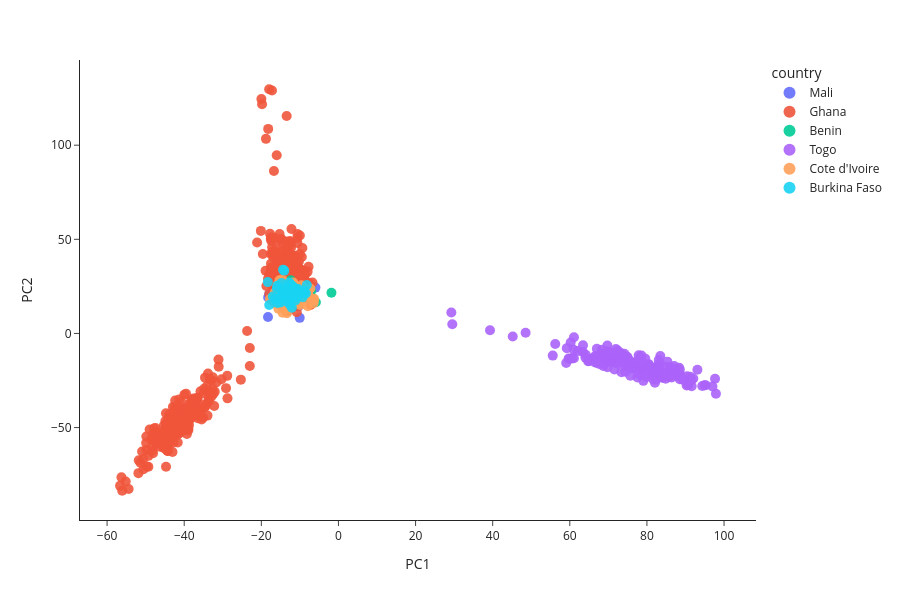

Write notebook code for a chart like this one.
### Code cell
ag3.plot_pca_coords(
    wa_pca_df,
    color="country",
)

### Figure 1 — Plotly figure (JSON) as saved in the notebook; plotly's stock layout.template omitted (floating-point values rounded to 4 significant figures; data arrays with more than 128 entries replaced by an {"elided": "..."} marker saying what was removed)
{"data": [{"customdata": {"elided": "44x11 mixed values"}, "hovertemplate": "<b>%{hovertext}</b><br><br>country=%{customdata[4]}<br>PC1=%{x}<br>PC2=%{y}<br>sample_id=%{customdata[0]}<br>partner_sample_id=%{customdata[1]}<br>sample_set=%{customdata[2]}<br>taxon=%{customdata[3]}<br>admin1_iso=%{customdata[5]}<br>admin1_name=%{customdata[6]}<br>admin2_name=%{customdata[7]}<br>location=%{customdata[8]}<br>year=%{customdata[9]}<br>month=%{customdata[10]}<extra></extra>", "hovertext": ["VBS00343-4651STDY7017197", "VBS00345-4651STDY7017199", "VBS00350-4651STDY7017200", "VBS00352-4651STDY7017202", "VBS00353-4651STDY7017203", "VBS01052-4651STDY7017307", "VBS01054-4651STDY7017309", "VBS01056-4651STDY7017311", "VBS01061-4651STDY7017314", "VBS01070-4651STDY7017318", "VBS01073-4651STDY7017321", "VBS01086-4651STDY7017330", "VBS01111-4651STDY7017338", "VBS01112-4651STDY7017339", "VBS01139-4651STDY7017350", "VBS01141-4651STDY7017352", "VBS01163-4651STDY7017361", "VBS01184-4651STDY7017376", "VBS01191-4651STDY7017380", "VBS01199-4651STDY7017384", "VBS01203-4651STDY7017388", "VBS01412-4651STDY7017514", "VBS01413-4651STDY7017515", "VBS01416-4651STDY7017518", "VBS01428-4651STDY7017522", "VBS01442-4651STDY7017532", "VBS01475-4651STDY7017553", "VBS01521-4651STDY7017573", "VBS01527-4651STDY7017578", "VBS01528-4651STDY7017579", "VBS01534-4651STDY7017583", "VBS01535-4651STDY7017584", "VBS01537-4651STDY7017586", "VBS01538-4651STDY7017587", "VBS01540-4651STDY7017588", "VBS01553-4651STDY7017598", "VBS01556-4651STDY7017600", "VBS01557-4651STDY7017601", "VBS01569-4651STDY7017607", "VBS01571-4651STDY7017609", "VBS01578-4651STDY7017614", "VBS01583-4651STDY7017617", "VBS01595-4651STDY7017625", "VBS01596-4651STDY7017626"], "legendgroup": "Mali", "marker": {"color": "#636EFA", "opacity": 0.9, "size": 10, "symbol": "circle"}, "mode": "markers", "name": "Mali", "orientation": "v", "showlegend": true, "type": "scatter", "x": [-14.34, -12.48, -11.42, -10.35, -16.2, -18.23, -14.7, -13.39, -14.97, -13.35, -15.69, -5.979, -9.284, -14.25, -13.58, -15.83, -13.08, -9.772, -13.61, -16.59, -10.9, -15.88, -13.35, -12.4, -12.69, -11.29, -16.59, -11.88, -12.12, -14.49, -12.8, -16.42, -18.27, -10.05, -8.668, -12.01, -13.63, -15.87, -14.96, -14.54, -12.12, -12.85, -18.01, -10.44], "xaxis": "x", "y": [21.87, 19.7, 15.43, 14.52, 16.47, 19.12, 22.53, 21.82, 28.92, 22.76, 17.31, 24.35, 19.59, 15.8, 19.2, 22.97, 22.79, 18.2, 15.47, 16.58, 20.39, 21.33, 12.15, 22.61, 18.69, 17.64, 24.71, 17.39, 17.83, 21.44, 14.46, 18.93, 8.75, 8.292, 18.98, 20.17, 18.91, 24.29, 15.04, 19.09, 17.26, 19.75, 20.48, 14.37], "yaxis": "y"}, {"customdata": {"elided": "414x11 mixed values"}, "hovertemplate": "<b>%{hovertext}</b><br><br>country=%{customdata[4]}<br>PC1=%{x}<br>PC2=%{y}<br>sample_id=%{customdata[0]}<br>partner_sample_id=%{customdata[1]}<br>sample_set=%{customdata[2]}<br>taxon=%{customdata[3]}<br>admin1_iso=%{customdata[5]}<br>admin1_name=%{customdata[6]}<br>admin2_name=%{customdata[7]}<br>location=%{customdata[8]}<br>year=%{customdata[9]}<br>month=%{customdata[10]}<extra></extra>", "hovertext": {"elided": "414 str values"}, "legendgroup": "Ghana", "marker": {"color": "#EF553B", "opacity": 0.9, "size": 10, "symbol": "circle"}, "mode": "markers", "name": "Ghana", "orientation": "v", "showlegend": true, "type": "scatter", "x": {"elided": "414 float values"}, "xaxis": "x", "y": {"elided": "414 float values"}, "yaxis": "y"}, {"customdata": {"elided": "21x11 mixed values"}, "hovertemplate": "<b>%{hovertext}</b><br><br>country=%{customdata[4]}<br>PC1=%{x}<br>PC2=%{y}<br>sample_id=%{customdata[0]}<br>partner_sample_id=%{customdata[1]}<br>sample_set=%{customdata[2]}<br>taxon=%{customdata[3]}<br>admin1_iso=%{customdata[5]}<br>admin1_name=%{customdata[6]}<br>admin2_name=%{customdata[7]}<br>location=%{customdata[8]}<br>year=%{customdata[9]}<br>month=%{customdata[10]}<extra></extra>", "hovertext": ["VBS63362-5562STDY12852987", "VBS63364-5562STDY12852989", "VBS63369-5562STDY12852994", "VBS63392-5562STDY12853017", "VBS63399-5562STDY12853024", "VBS63431-5562STDY12853056", "VBS63436-5562STDY12853061", "VBS63438-5562STDY12853063", "VBS63439-5562STDY12853064", "VBS63440-5562STDY12853065", "VBS63441-5562STDY12853066", "VBS63443-5562STDY12853068", "VBS63444-5562STDY12853069", "VBS63621-5562STDY12853233", "VBS63629-5562STDY12853241", "VBS63637-5562STDY12853249", "VBS63638-5562STDY12853250", "VBS63650-5562STDY12853262", "VBS63665-5562STDY12853279", "VBS63720-5562STDY12853333", "VBS63772-5562STDY12853387"], "legendgroup": "Benin", "marker": {"color": "#00CC96", "opacity": 0.9, "size": 10, "symbol": "circle"}, "mode": "markers", "name": "Benin", "orientation": "v", "showlegend": true, "type": "scatter", "x": [-11.15, -13.36, -10.1, -15.53, -10.98, -7.073, -14.27, -10.9, -12.99, -1.817, -12.37, -15.45, -16.01, -8.243, -5.855, -6.964, -11.22, -14.17, -10.7, -15.95, -9.049], "xaxis": "x", "y": [17.34, 18.77, 17.5, 22.41, 17.21, 22.66, 25.59, 17.2, 15.21, 21.58, 28.21, 19.14, 19.94, 22.01, 16.55, 19.3, 19.32, 21.81, 21.35, 23.54, 18.79], "yaxis": "y"}, {"customdata": {"elided": "179x11 mixed values"}, "hovertemplate": "<b>%{hovertext}</b><br><br>country=%{customdata[4]}<br>PC1=%{x}<br>PC2=%{y}<br>sample_id=%{customdata[0]}<br>partner_sample_id=%{customdata[1]}<br>sample_set=%{customdata[2]}<br>taxon=%{customdata[3]}<br>admin1_iso=%{customdata[5]}<br>admin1_name=%{customdata[6]}<br>admin2_name=%{customdata[7]}<br>location=%{customdata[8]}<br>year=%{customdata[9]}<br>month=%{customdata[10]}<extra></extra>", "hovertext": {"elided": "179 str values"}, "legendgroup": "Togo", "marker": {"color": "#AB63FA", "opacity": 0.9, "size": 10, "symbol": "circle"}, "mode": "markers", "name": "Togo", "orientation": "v", "showlegend": true, "type": "scatter", "x": {"elided": "179 float values"}, "xaxis": "x", "y": {"elided": "179 float values"}, "yaxis": "y"}, {"customdata": {"elided": "92x11 mixed values"}, "hovertemplate": "<b>%{hovertext}</b><br><br>country=%{customdata[4]}<br>PC1=%{x}<br>PC2=%{y}<br>sample_id=%{customdata[0]}<br>partner_sample_id=%{customdata[1]}<br>sample_set=%{customdata[2]}<br>taxon=%{customdata[3]}<br>admin1_iso=%{customdata[5]}<br>admin1_name=%{customdata[6]}<br>admin2_name=%{customdata[7]}<br>location=%{customdata[8]}<br>year=%{customdata[9]}<br>month=%{customdata[10]}<extra></extra>", "hovertext": ["VBS51433-6658STDY11245851", "VBS51434-6658STDY11245852", "VBS51435-6658STDY11245853", "VBS51493-6658STDY11245901", "VBS51509-6658STDY11245913", "VBS51516-6658STDY11245919", "VBS51525-6658STDY11245929", "VBS51527-6658STDY11245931", "VBS51533-6658STDY11245937", "VBS51535-6658STDY11245939", "VBS51536-6658STDY11245940", "VBS51537-6658STDY11245941", "VBS51540-6658STDY11245943", "VBS51541-6658STDY11245944", "VBS51542-6658STDY11245945", "VBS51543-6658STDY11245946", "VBS51544-6658STDY11245947", "VBS51545-6658STDY11245948", "VBS51546-6658STDY11245949", "VBS51547-6658STDY11245950", "VBS51548-6658STDY11245951", "VBS51549-6658STDY11245952", "VBS51550-6658STDY11245953", "VBS51551-6658STDY11245954", "VBS51552-6658STDY11245955", "VBS51553-6658STDY11245956", "VBS51554-6658STDY11245957", "VBS51555-6658STDY11245958", "VBS51556-6658STDY11245959", "VBS51557-6658STDY11245960", "VBS51558-6658STDY11245961", "VBS51559-6658STDY11245962", "VBS51560-6658STDY11245963", "VBS51561-6658STDY11245964", "VBS51562-6658STDY11245965", "VBS51563-6658STDY11245966", "VBS51564-6658STDY11245967", "VBS51565-6658STDY11245968", "VBS51566-6658STDY11245969", "VBS51567-6658STDY11245970", "VBS51568-6658STDY11245971", "VBS51569-6658STDY11245972", "VBS51571-6658STDY11245973", "VBS51572-6658STDY11245974", "VBS51574-6658STDY11245975", "VBS51587-6658STDY11245986", "VBS51594-6658STDY11245993", "VBS51602-6658STDY11246001", "VBS51683-6658STDY11246080", "VBS51686-6658STDY11246083", "VBS51689-6658STDY11246085", "VBS51691-6658STDY11246087", "VBS51692-6658STDY11246088", "VBS51694-6658STDY11246089", "VBS51700-6658STDY11246092", "VBS51724-6658STDY11246110", "VBS51727-6658STDY11246115", "VBS51743-6658STDY11246126", "VBS51744-6658STDY11246127", "VBS51745-6658STDY11246128", "VBS51746-6658STDY11246129", "VBS51747-6658STDY11246130", "VBS51748-6658STDY11246131", "VBS51749-6658STDY11246132", "VBS51750-6658STDY11246133", "VBS51751-6658STDY11246134", "VBS51752-6658STDY11246135", "VBS51753-6658STDY11246136", "VBS51754-6658STDY11246137", "VBS51755-6658STDY11246138", "VBS51756-6658STDY11246139", "VBS51757-6658STDY11246140", "VBS51758-6658STDY11246141", "VBS51759-6658STDY11246142", "VBS51760-6658STDY11246143", "VBS51761-6658STDY11246144", "VBS51762-6658STDY11246145", "VBS51763-6658STDY11246146", "VBS51764-6658STDY11246147", "VBS51769-6658STDY11246151", "VBS51771-6658STDY11246152", "VBS51772-6658STDY11246153", "VBS51775-6658STDY11246155", "VBS51779-6658STDY11246158", "VBS51781-6658STDY11246160", "VBS51782-6658STDY11246161", "VBS51788-6658STDY11246166", "VBS51806-6658STDY11246184", "VBS51816-6658STDY11246194", "VBS51819-6658STDY11246197", "VBS51821-6658STDY11246199", "VBS51828-6658STDY11246203"], "legendgroup": "Cote d'Ivoire", "marker": {"color": "#FFA15A", "opacity": 0.9, "size": 10, "symbol": "circle"}, "mode": "markers", "name": "Cote d'Ivoire", "orientation": "v", "showlegend": true, "type": "scatter", "x": [-11.59, -15.11, -12.64, -10.95, -12.57, -15.09, -17.74, -15.3, -13.36, -11.68, -16.39, -11.81, -14.1, -6.336, -14.66, -12.89, -14.28, -12.19, -13.31, -14.2, -8.602, -8.682, -9.693, -12.92, -15.27, -10.87, -6.328, -12.31, -10.01, -13.91, -13.56, -15.29, -12.28, -14.04, -10.08, -14.1, -15.01, -11.59, -11.38, -12.82, -14.19, -13.62, -7.808, -13.05, -10.96, -13.89, -14.98, -10.1, -14.43, -9.431, -11.59, -11.79, -13.86, -9.81, -14.6, -11.72, -15.58, -8.664, -7.954, -7.29, -15.8, -11.04, -7.885, -12.11, -14.87, -13.15, -12.65, -7.582, -12.33, -7.948, -13.51, -12.15, -14.7, -8.664, -11.13, -9.593, -14.48, -9.609, -14.52, -9.159, -12.75, -12.89, -12.77, -15.3, -6.446, -13.93, -13.4, -11.72, -16.49, -11.91, -9.947, -14.23], "xaxis": "x", "y": [24.04, 16.24, 21.17, 20.68, 22.1, 21.74, 18.32, 24.8, 10.78, 26.22, 16.1, 24.88, 21.36, 18.43, 20.4, 20.92, 18.52, 16.35, 20.22, 25.06, 21.53, 19.76, 20.94, 25.36, 17.63, 20.73, 17.79, 20.23, 19.91, 17.71, 20.66, 18.58, 18.39, 17.29, 16.2, 16.22, 18.91, 24.2, 17.81, 20.3, 23.5, 21.33, 23.0, 23.32, 18.2, 14.63, 19.5, 16.53, 19.36, 19.52, 18.29, 22.18, 22.2, 20.43, 28.72, 27.09, 13.1, 20.26, 14.51, 23.88, 25.77, 16.29, 21.29, 16.9, 22.99, 15.91, 13.61, 19.15, 17.8, 19.69, 16.85, 23.89, 18.4, 19.57, 23.15, 25.65, 10.97, 21.21, 14.9, 21.64, 25.94, 19.7, 17.78, 28.25, 16.07, 21.56, 13.09, 22.87, 21.72, 21.8, 15.15, 21.9], "yaxis": "y"}, {"customdata": {"elided": "49x11 mixed values"}, "hovertemplate": "<b>%{hovertext}</b><br><br>country=%{customdata[4]}<br>PC1=%{x}<br>PC2=%{y}<br>sample_id=%{customdata[0]}<br>partner_sample_id=%{customdata[1]}<br>sample_set=%{customdata[2]}<br>taxon=%{customdata[3]}<br>admin1_iso=%{customdata[5]}<br>admin1_name=%{customdata[6]}<br>admin2_name=%{customdata[7]}<br>location=%{customdata[8]}<br>year=%{customdata[9]}<br>month=%{customdata[10]}<extra></extra>", "hovertext": ["KIMA_001_C6-6860STDY12828628", "KIMA_003_E5-6860STDY12828650", "KIMA_004_C10-6860STDY12828688", "KIMA_004_C6-6860STDY12828679", "KIMA_004_F1-6860STDY12828662", "KIMA_004_F8-6860STDY12828685", "KIMA_004_H2-6860STDY12828666", "KIMA_005_A1-6860STDY12828692", "KIMA_005_B8-6860STDY12828700", "KIMA_005_D9-6860STDY12828702", "KIMA_005_E3-6860STDY12828697", "KIMA_006_B7-6860STDY12828706", "KIMA_006_C10-6860STDY12828708", "KIMA_006_D10-6860STDY12828709", "KIMA_006_D5-6860STDY12828704", "KIMA_006_E10-6860STDY12828710", "KIMA_006_E12-6860STDY12828714", "KIMA_006_F10-6860STDY12828711", "KIMA_006_H10-6860STDY12828713", "KIMA_007_A6-6860STDY12828723", "KIMA_007_B4-6860STDY12828720", "KIMA_007_C12-6860STDY12828751", "KIMA_007_D10-6860STDY12828748", "KIMA_007_D7-6860STDY12828731", "KIMA_007_F12-6860STDY12828752", "KIMA_007_F5-6860STDY12828722", "KIMA_008_B9-6860STDY12828765", "KIMA_008_C1-6860STDY12828753", "KIMA_008_E6-6860STDY12828761", "KIMA_008_F5-6860STDY12828759", "KIMA_008_G1-6860STDY12828755", "KIMA_008_G6-6860STDY12828763", "KIMA_008_H1-6860STDY12828756", "KIMA_008_H5-6860STDY12828760", "KIMA_009_D4-6860STDY12828771", "KIMA_009_D6-6860STDY12828776", "KIMA_009_E4-6860STDY12828772", "KIMA_009_G3-6860STDY12828767", "KIMA_009_G6-6860STDY12828778", "KIMA_009_H4-6860STDY12828774", "KIMA_010_B8-6860STDY12828797", "KIMA_010_C10-6860STDY12828805", "KIMA_010_C2-6860STDY12828783", "KIMA_010_C4-6860STDY12828786", "KIMA_010_D4-6860STDY12828787", "KIMA_010_E6-6860STDY12828791", "KIMA_010_F2-6860STDY12828784", "KIMA_010_F9-6860STDY12828801", "KIMA_010_G4-6860STDY12828788"], "legendgroup": "Burkina Faso", "marker": {"color": "#19D3F3", "opacity": 0.9, "size": 10, "symbol": "circle"}, "mode": "markers", "name": "Burkina Faso", "orientation": "v", "showlegend": true, "type": "scatter", "x": [-18.32, -14.37, -12.1, -11.06, -15.95, -11.36, -13.82, -11.75, -15.16, -8.839, -15.85, -14.31, -16.49, -13.33, -14.13, -12.74, -12.54, -10.46, -13.28, -9.287, -10.31, -10.71, -15.18, -10.68, -11.24, -17.95, -15.87, -11.07, -14.05, -12.39, -13.83, -12.16, -14.27, -13.53, -13.11, -8.201, -14.78, -14.77, -17.04, -13.36, -12.74, -11.51, -15.14, -12.08, -14.47, -8.445, -8.903, -11.12, -13.77], "xaxis": "x", "y": [27.26, 33.9, 23.71, 23.48, 23.88, 20.91, 20.85, 24.95, 16.39, 21.41, 25.36, 20.86, 18.33, 19.84, 20.65, 27.06, 15.24, 23.61, 16.79, 19.2, 22.2, 20.62, 18.79, 19.6, 23.91, 15.09, 16.13, 19.29, 33.39, 25.98, 22.94, 24.28, 20.75, 23.41, 22.3, 25.7, 26.82, 22.42, 19.66, 19.42, 18.46, 20.94, 19.04, 13.68, 18.8, 21.29, 22.61, 17.57, 24.16], "yaxis": "y"}], "layout": {"height": 600, "legend": {"itemsizing": "constant", "title": {"text": "country"}, "tracegroupgap": 0}, "margin": {"t": 60}, "width": 900, "xaxis": {"anchor": "y", "autorange": true, "domain": [0, 1], "range": [-67.04, 108.3], "title": {"text": "PC1"}, "type": "linear"}, "yaxis": {"anchor": "x", "autorange": true, "domain": [0, 1], "range": [-99.1, 145.3], "title": {"text": "PC2"}, "type": "linear"}}}
